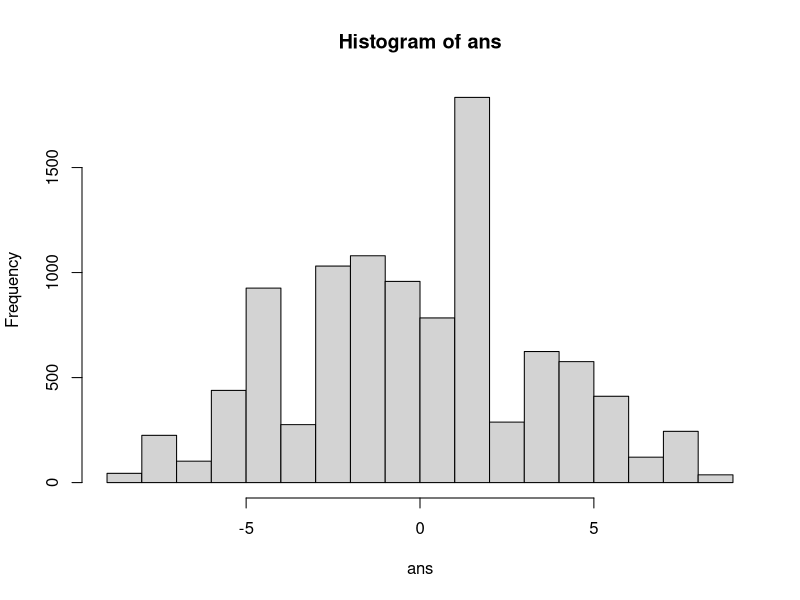

Generate this figure with R:
group <- rep(c("Treatment", "Control"), each=5)
worms <- c(10,2,1,2,7,10,17,7,16,10)

library(dplyr)
DF <- data.frame(group, worms)
str(DF)
DF %>% 
  group_by(group) %>%
  summarize(Mean = mean(worms),
            SD = sd(worms),
            Median = median(worms),
            iqr = IQR(worms))




left1 <- mean(c(10,10,10,1,2))
right1 <- mean(c(16,7,2,7,17))
dif1 <- left1-right1
dif1
left2 <- mean(c(2,1,10,2,7))
right2 <- mean(c(16,10,17,10,7))
dif2 <- left2-right2

left3 <- mean(c(2,1,10,17,7))
right3 <- mean(c(16,10,2,10,7))
dif3 <- left3-right3

left4 <- mean(c(1,10,10,7,7))
right4 <- mean(c(16,2,2,17,10))
dif4 <- left4-right4

left5 <- mean(c(10,7,7,2,10))
right5 <- mean(c(10,16,2,1,17))
dif5 <- left5-right5

left6 <- mean(c(7,10,2,17,10))
right6 <- mean(c(10,16,1,7,2))
dif6 <- left6-right6

left7 <- mean(c(7,17,16,1,2))
right7 <- mean(c(10,10,2,10,7))
dif7 <- left7-right7

left8 <- mean(c(17,16,10,10,10))
right8 <- mean(c(1,7,2,2,7))
dif8 <- left8-right8

left9 <- mean(c(17,2,10,1,10))
right9 <- mean(c(7,7,2,16,10))
dif9 <- left9-right9

left10 <- mean(c(2,10,17,7,10))
right10 <- mean(c(1,2,10,16,7))
dif10 <- left10-right10

dif <- c(dif1,dif2,dif3,dif4,dif5,dif6,dif7,dif8,dif9,dif10)
dif
dif <- mean(dif)
dif

#random shuffling of worms
ans <- numeric(10000)
for(i in 1:10000)
{
  index <- sample(10, 5, replace=FALSE)
  ans[i] <- mean(worms[index])-mean(worms[-index])
}


#if p < alpha (assume 5%), reject null hypo
t.test(ans, mu=7.6)
pvalue <- (sum(ans >= 7.6) +1)/(10000 + 1)
hist(ans)
mean(ans)
pvalue


#writing a function
test <- function(x)
{
  x^2
}
test(1:10)
#fundamental question for inference -- how does what you actually observe compare to if the null hypothesis
#were actually true and the process were repeated many times

#random shuffling of worms with replicate function
reptest <- function(x)
{
  index <- sample(10,5,replace=FALSE)
  MeanDiff <- mean(x[index]-mean(x[-index]))
  MeanDiff
}
reptest(worms)
#replicate(100, reptest(worms))

n <- 5
m <- 5

ncb <- choose(n + m, m)
ncb
CB <- t(combn(n+m, m))
head(CB)
nn <- dim(CB)[1]
nn

DF$worms

diffmeans <- numeric(nn)
for (i in 1:nn)
{
  diffmeans[i] <- mean(DF$worms[CB[i, ]] - mean(DF$worms[-CB[i, ]]))
}
sort(diffmeans)
sum(diffmeans >= 7.6)
#theoretical p value then = 7/252